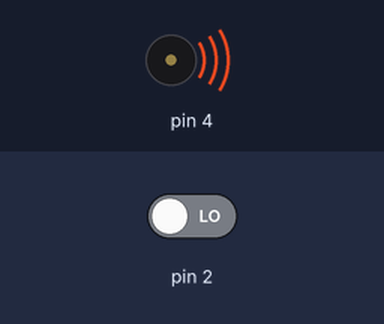
Simulated run of this sketch. Board: Arduino Uno, built with avr-gcc and run on an emulated ATmega328P. Parts: buzzer (waves = sounding). The inputs (shaded band) are chosen by the test bench; at power-on: pin 2 LOW. Random numbers use the default seed unless the sketch sets one; what the sketch prints to the serial monitor is not drawn.

Above: at 0.1 s.
Timing chart, 0 to 1.6 s (numbered marks = the images above):
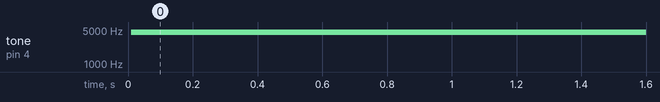

The sketch:

RandomTesting2.ino
```cpp
void setup() {
  Serial.begin(9600);
}

void loop() {
  Serial.println(random(0,10));
  int x = pulseIn(2,HIGH,10000);
  byte y = shiftIn(2,3,LSBFIRST);
  Serial.println(x);
  Serial.println(y);
  tone(4,4500),500;
  interrupts();
  attachInterrupt(digitalPinToInterrupt(5),interrupt, CHANGE);
  detachInterrupt(digitalPinToInterrupt(5));
  noInterrupts();
  delay(1000);
  Serial.println();
}

void interrupt(){
    int y = 10;
}
```

Measured:
- by itself, tone on pin 4: silent → 4500 Hz at 0.01 s
